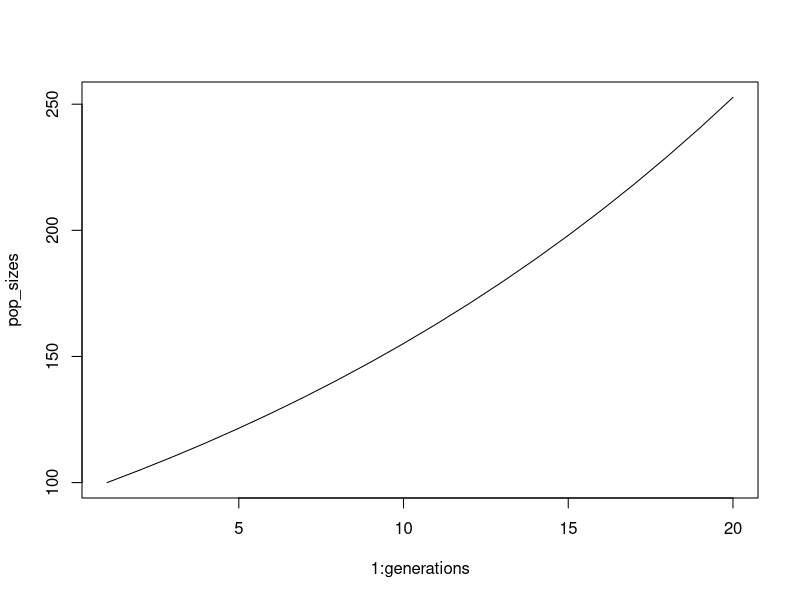

Here is the R script that generated this plot:
## ---- chunk 1
# Set couner to 1; set Sum to counter;
# Start a loop from 1 to 20;
# Increase counter by 1; 
# Increase Sum by counter;
# Return sum

total <- 0

for (ii in 1:20){
  total <- total + ii
}

total

# Or just do this
sum(1:20)
## ---- chunk 2

# Make a vector of length equal to number of generations
# The first entry is the inital population size
# In a loop from 2 to number of generations, update the vector with (time-1)*R

# conditions & parameters
generations <- 20
RR <- 1.05 # R is a parameter
N_init <- 100 # N is a state variable

# create and populate pop size vector
pop_sizes <- numeric(generations)
pop_sizes[1] <- N_init
for (time in 2:generations){
  pop_sizes[time] <- RR*pop_sizes[time-1]
}

pop_sizes

# Alternatively,
for (time in 2:generations){
  pop_sizes[time] <- N_init*RR^(time-1)
}
pop_sizes

# Pseudocode for plot:
# Make a plot with X axis of 1 to number of generations
# Y axis is population size
# Plot
plot(x = 1:generations, y = pop_sizes, type = "l")

